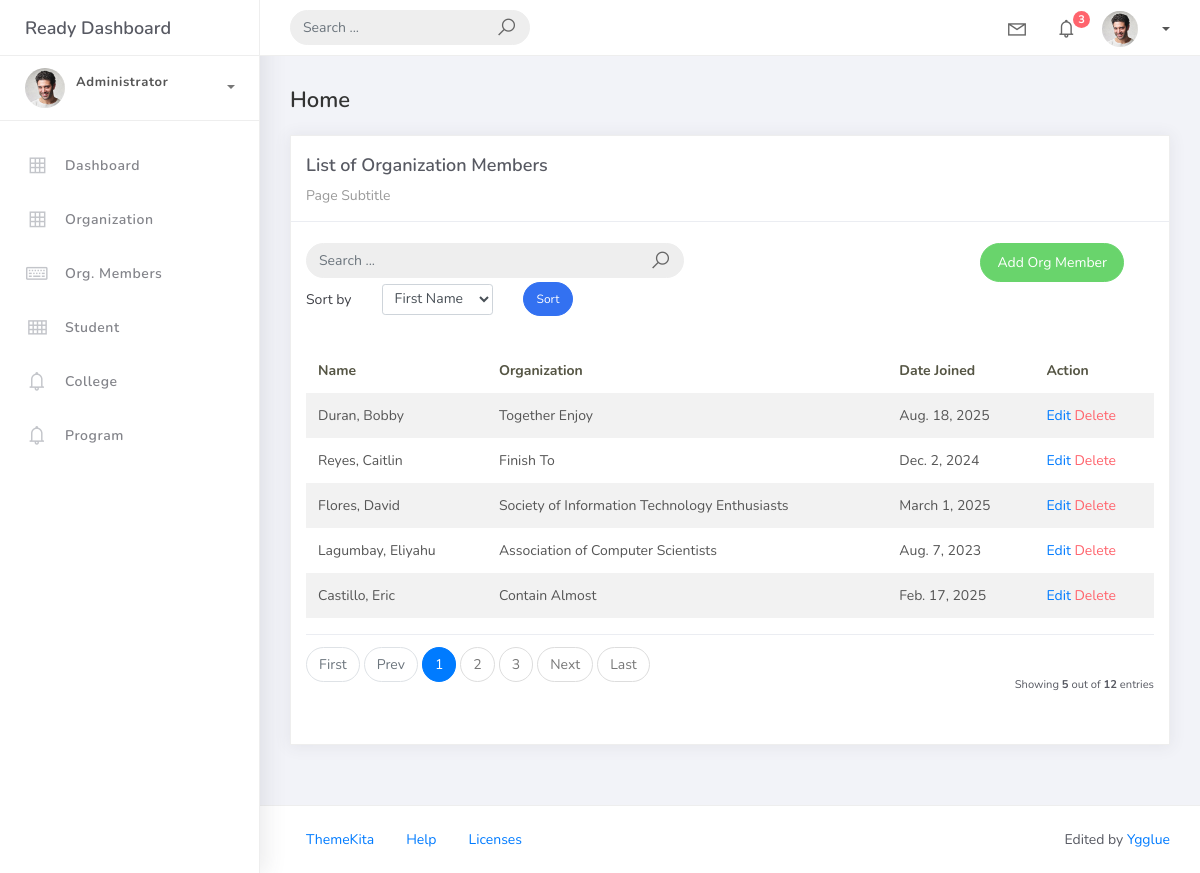
Screenshot of /member_list with the database file from the repository.
### studentorg/models.py (models this page shows, shortened)
class BaseModel(models.Model):
    created_at = models.DateTimeField(auto_now_add=True, db_index=True)
    updated_at = models.DateTimeField(auto_now=True)
    class Meta:
        abstract = True

class OrgMember(BaseModel):
    student = models.ForeignKey(Student, on_delete=models.CASCADE)
    organization = models.ForeignKey(Organization, on_delete=models.CASCADE)
    date_joined = models.DateField()

class Student(BaseModel):
    student_id = models.CharField(max_length=15)
    lastname = models.CharField(max_length=25)
    firstname = models.CharField(max_length=25)
    middlename = models.CharField(max_length=25, blank=True, null=True)
    program = models.ForeignKey(Program, on_delete=models.CASCADE)
    def __str__(self):
        return f"{self.lastname}, {self.firstname}"

class Organization(BaseModel):
    name = models.CharField(max_length=250)
    college = models.ForeignKey(College, null=True, blank=True, on_delete=models.CASCADE)
    description = models.CharField(max_length=500)
    def __str__(self):
        return self.name

### studentorg/views.py (the view)
# urls.py: path('member_list', OrgMemberList.as_view(), name='member-list'),
class OrgMemberList(ListView):
    model = OrgMember
    context_object_name = 'orgmember'
    template_name = 'member_list.html'
    paginate_by = 5
    def get_queryset(self):
        qs = super().get_queryset()
        query = self.request.GET.get('q')
        if query:
            qs = qs.filter(
                Q(student__firstname__icontains=query) |
                Q(student__lastname__icontains=query) |
                Q(organization__name__icontains=query)
            )
        return qs
    def get_ordering(self):
        allowed = ["student__firstname", "student__lastname", "date_joined"]
        sort_by = self.request.GET.get("sort_by")
        if sort_by in allowed:
            return sort_by
        return "student__firstname"

### templates/member_list.html (shortened to what this page needs)
{% extends 'base.html' %} {% load static %} {% block content %}
<div class="content">
    <div class="container-fluid">
        <h4 class="page-title">Home</h4>
        <div class="row">
            <div class="col-md-12">
                <div class="card">
                    <div class="card-header">
                        <div class="card-title">List of Organization Members</div>
                        <div class="card-category">Page Subtitle</div>
                    </div>
                    <br />
                    <div class="col-md-12 row">
                        <div class="col-md-6">
                            <form class="navbar-left navbar-form nav-search mr-md-3" action="{% url 'member-list' %}">
                                <div class="input-group">
                                    <input type="text" placeholder="Search ..." class="form-control"  name="q"/>
                                    <div class="input-group-append">
                                        <span class="input-group-text">
                                            <i class="la la-search search-icon"></i>
                                        </span>
                                    </div>
                                </div>
                            </form>
                        </div>
                        <div class="col-md-6">
                            <div class="pull-right">
                                <a href="{% url 'member-add' %}" class="btn btn-success btn-rounded">Add Org Member</a>
                            </div>
                        </div>
                    </div>
                    <div class="col-md-12">
                        <form method="get" class="row g-2 align-items-center">
                            <div class="col-auto">
                                <label for="smallSelect" class="col-form-label">Sort by</label>
                            </div>
                            <div class="col-auto">
                                <select class="form-control form-control-sm" id="smallSelect" name="sort_by">
                                    <option value="student__firstname" {% if request.GET.sort_by == "student__firstname" %}selected{% endif%}>First Name</option>
                                </select>
                            </div>
                            <div class="col-auto">
                                <button type="submit" class="btn btn-primary btn-sm btn-rounded">Sort</button>
                            </div>
                        </form>
                    </div>
                    <div class="card-body">
                        <table class="table table-striped mt-3">
                            <thead>
                                <tr>
                                    <th scope="col">Name</th>
                                    <th scope="col">Organization</th>
                                    <th scope="col">Date Joined</th>
                                    <th scope="col">Action</th>
                                </tr>
                            </thead>
                            <tbody>
                                {% for object in object_list %}
                                <tr>
                                    <td>{{ object.student }}</td>
                                    <td>{{ object.organization }}</td>
                                    <td>{{ object.date_joined }}</td>
                                    <td>
                                        <a href="member_list/{{ object.id }}">Edit</a>
                                        <a href="member_list/{{ object.id }}/delete" class="text-danger">Delete</a>
                                    </td>
                                    </tr>
                                {% endfor %}
                            </tbody>
                        </table>
                        {% include 'includes/pagination.html' %}
                    </div>
                </div>
            </div>
        </div>
    </div>
</div>
{% endblock %}

### rows the page displays
OrgMember: student "Duran, Bobby", organization "Together Enjoy", date_joined "Aug. 18, 2025"
OrgMember: student "Reyes, Caitlin", organization "Finish To", date_joined "Dec. 2, 2024"
OrgMember: student "Flores, David", organization "Society of Information Technology Enthusiasts", date_joined "March 1, 2025"
OrgMember: student "Lagumbay, Eliyahu", organization "Association of Computer Scientists", date_joined "Aug. 7, 2023"
OrgMember: student "Castillo, Eric", organization "Contain Almost", date_joined "Feb. 17, 2025"

### other values shown
{{ page_num }} "1"
{{ page_num }} "2" "3"
{{ object_list.count }} "5"
{{ paginator.count }} "12"
